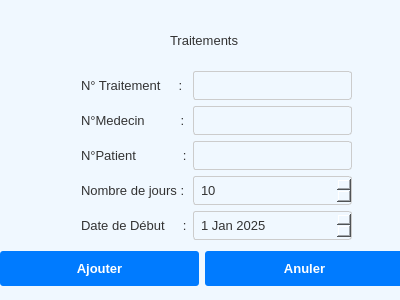
<?xml version="1.0" encoding="UTF-8"?>
<ui version="4.0">
 <class>traitement</class>
 <widget class="QWidget" name="traitement">
  <property name="geometry">
   <rect>
    <x>0</x>
    <y>0</y>
    <width>400</width>
    <height>300</height>
   </rect>
  </property>
  <property name="minimumSize">
   <size>
    <width>400</width>
    <height>300</height>
   </size>
  </property>
  <property name="maximumSize">
   <size>
    <width>400</width>
    <height>300</height>
   </size>
  </property>
  <property name="windowTitle">
   <string>Form</string>
  </property>
  <property name="styleSheet">
   <string notr="true">/* ======================================= */
/* === GLOBAL &amp; FENÊTRE PRINCIPALE (1) === */
/* ======================================= */

QWidget {
    background-color: #f0f8ff; /* Bleu très pâle */
    color: #333333;
    font-family: &quot;Arial&quot;, sans-serif;
    font-size: 10pt;
}

/* Titre Principal */
QLabel#titleLabel {
    color: #004c8c;
    font-size: 16pt;
    font-weight: bold;
    padding: 10px;
    background-color: transparent;
}

/* Conteneur Principal Blanc */
QFrame#mainContentFrame {
    background-color: #ffffff;
    border: 1px solid #cccccc;
    border-radius: 5px;
}


/* ======================================= */
/* === BOUTONS D'ACTION &amp; NAVIGATION === */
/* ======================================= */

/* Boutons Primaires (Style Général par défaut) */
QPushButton {
    background-color: #007bff;
    color: white;
    border: none;
    padding: 10px 15px;
    border-radius: 3px;
    font-weight: bold;
    min-width: 100px;
}

QPushButton:hover {
    background-color: #0056b3;
}

/* Ciblage des Boutons Spécifiques */
QPushButton#Ajouter { /* Bouton Ajouter du formulaire médecin */
    min-width: 80px; 
}

QPushButton#AnulerMed, QPushButton#listButton { /* Boutons Secondaires/Annuler */
    background-color: transparent;
    color: #004c8c;
    border: 1px solid #004c8c;
    padding: 9px 15px;
    min-width: 80px;
}

QPushButton#AnulerMed:hover, QPushButton#listButton:hover {
    background-color: #e0f2ff;
}


/* ======================================= */
/* === ÉLÉMENTS DE FORMULAIRE (MEDECIN) === */
/* ======================================= */

/* Titre de Sous-fenêtre */
QLabel#subTitleLabel {
    color: #004c8c;
    font-size: 14pt;
    font-weight: 600;
    padding: 15px 0;
    background-color: transparent;
}

/* Labels Spécifiques */
QLabel#NomMed,
QLabel#NumeroMed,
QLabel#TauxJournalierMed {
    background-color: transparent;
    color: #333333;
    font-weight: 500;
    padding-right: 10px;
}

/* Champs de Saisie Spécifiques */
QLineEdit#formNomMed,
QLineEdit#formNumeroMed,
QLineEdit#formTauxMed {
    background-color: #ffffff;
    border: 1px solid #cccccc;
    padding: 5px;
    border-radius: 3px;
    color: #333333;
    min-height: 25px;
}

QLineEdit#formNomMed:focus,
QLineEdit#formNumeroMed:focus,
QLineEdit#formTauxMed:focus {
    border: 1px solid #007bff;
}

/* Styles pour les QLineEdit Génériques et QSpinBox si non nommés */
QLineEdit, QSpinBox, QDateEdit {
    border: 1px solid #cccccc;
    padding: 5px;
    border-radius: 3px;
}</string>
  </property>
  <widget class="QFrame" name="frame">
   <property name="geometry">
    <rect>
     <x>-1</x>
     <y>10</y>
     <width>411</width>
     <height>51</height>
    </rect>
   </property>
   <property name="styleSheet">
    <string notr="true">Backgroud-color : blue ;</string>
   </property>
   <property name="frameShape">
    <enum>QFrame::NoFrame</enum>
   </property>
  </widget>
  <widget class="QWidget" name="layoutWidget">
   <property name="geometry">
    <rect>
     <x>0</x>
     <y>250</y>
     <width>404</width>
     <height>37</height>
    </rect>
   </property>
   <layout class="QGridLayout" name="gridLayout_2">
    <item row="0" column="1">
     <widget class="QPushButton" name="pushButton_3">
      <property name="text">
       <string>Anuler</string>
      </property>
     </widget>
    </item>
    <item row="0" column="0">
     <widget class="QPushButton" name="AjoutTraitement">
      <property name="text">
       <string>Ajouter</string>
      </property>
     </widget>
    </item>
   </layout>
  </widget>
  <widget class="QLabel" name="label_6">
   <property name="geometry">
    <rect>
     <x>170</x>
     <y>30</y>
     <width>91</width>
     <height>21</height>
    </rect>
   </property>
   <property name="text">
    <string>Traitements</string>
   </property>
  </widget>
  <widget class="QWidget" name="layoutWidget">
   <property name="geometry">
    <rect>
     <x>81</x>
     <y>71</y>
     <width>271</width>
     <height>171</height>
    </rect>
   </property>
   <layout class="QGridLayout" name="gridLayout">
    <item row="0" column="0">
     <widget class="QLabel" name="formNumTraitement">
      <property name="text">
       <string>N° Traitement     :</string>
      </property>
     </widget>
    </item>
    <item row="0" column="1">
     <widget class="QLineEdit" name="formTraitement"/>
    </item>
    <item row="1" column="0">
     <widget class="QLabel" name="label_2">
      <property name="text">
       <string>N°Medecin          :</string>
      </property>
     </widget>
    </item>
    <item row="1" column="1">
     <widget class="QLineEdit" name="formNumMedTraitement"/>
    </item>
    <item row="2" column="0">
     <widget class="QLabel" name="label_3">
      <property name="text">
       <string>N°Patient             :</string>
      </property>
     </widget>
    </item>
    <item row="2" column="1">
     <widget class="QLineEdit" name="formNumPatientTraitement"/>
    </item>
    <item row="3" column="0">
     <widget class="QLabel" name="label_4">
      <property name="text">
       <string>Nombre de jours :</string>
      </property>
     </widget>
    </item>
    <item row="3" column="1">
     <widget class="QSpinBox" name="formNombreDeJours">
      <property name="value">
       <number>10</number>
      </property>
     </widget>
    </item>
    <item row="4" column="0">
     <widget class="QLabel" name="label_5">
      <property name="text">
       <string>Date de Début     :</string>
      </property>
     </widget>
    </item>
    <item row="4" column="1">
     <widget class="QDateEdit" name="formDateDeDebutTraitement">
      <property name="date">
       <date>
        <year>2025</year>
        <month>1</month>
        <day>1</day>
       </date>
      </property>
     </widget>
    </item>
   </layout>
  </widget>
 </widget>
 <resources/>
 <connections/>
</ui>
